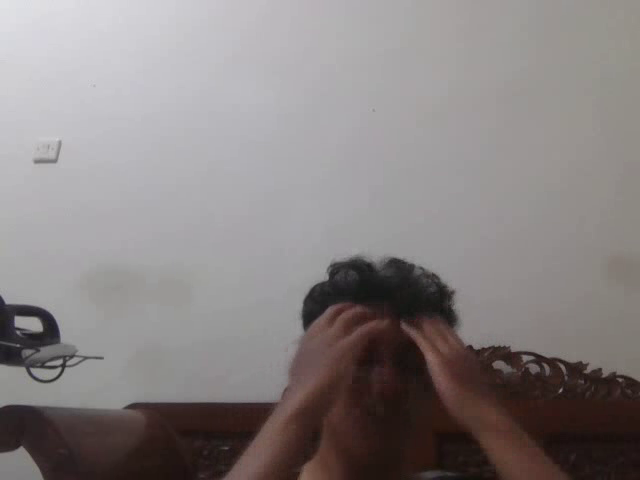
#> input picture frame 54 of video/video_sampling_16_19_02_2026.mp4, 640 x 480 px, given in place of the camera
$ python Object_Detection.py
#> lines starting #> are read from the running program, lines starting #| are printed output that depends on the picture
# [161 lines of commented-out code are left out]

import cv2
import numpy as np
import time
from datetime import datetime
import shared_state
from wp_config import (
    APPROACH_WP_INDEX_1, APPROACH_WP_INDEX_2,
    DROP_ZONE_WP_1, DROP_ZONE_WP_2
)

# ============================================================
# KONSTANTA KONFIGURASI
# ============================================================

LOOP_RATE    = 30
ENCODED_FPS  = 30

# Rekam video setelah overlay (True) atau sebelum (False)
RECORD_POST_EFFECT = True

# Deteksi aktif dari WP approach sampai WP drop selesai
DETECTION_WP_START_1 = APPROACH_WP_INDEX_1
DETECTION_WP_END_1   = DROP_ZONE_WP_1

DETECTION_WP_START_2 = APPROACH_WP_INDEX_2
DETECTION_WP_END_2   = DROP_ZONE_WP_2

# ============================================================
# FUNGSI HELPER DETEKSI
# ============================================================

def side_length(p1, p2):
    """Hitung panjang sisi antara dua titik"""
    return np.linalg.norm(p1 - p2)

# [82 lines left out: functions angle_between, detect_rectangle, not called in this run]

# ============================================================
# INISIALISASI
# ============================================================

print('[target_detection] Initializing...')

# Inisialisasi kamera
cap = cv2.VideoCapture(0)
if not cap.isOpened():
    print('[target_detection] ERROR: Kamera tidak terbuka')
    exit()

cap.set(cv2.CAP_PROP_FRAME_WIDTH,  640)
cap.set(cv2.CAP_PROP_FRAME_HEIGHT, 480)

frame_width  = int(cap.get(cv2.CAP_PROP_FRAME_WIDTH))
frame_height = int(cap.get(cv2.CAP_PROP_FRAME_HEIGHT))
print(f'[target_detection] Kamera siap: {frame_width}x{frame_height}')

# Inisialisasi CLAHE dan kernel morfologi
clahe        = cv2.createCLAHE(clipLimit=2.0, tileGridSize=(8, 8))
morph_kernel = cv2.getStructuringElement(cv2.MORPH_RECT, (3, 3))

# Inisialisasi video recorder
fourcc = cv2.VideoWriter_fourcc(*'PIM1')
out    = cv2.VideoWriter(
    datetime.now().strftime('%Y-%m-%d_%H_%M_%S') + '.avi',
    fourcc,
    ENCODED_FPS,
    (frame_width, frame_height)
)
print('[target_detection] Video recorder siap')
print('[target_detection] Initialization complete')

# ============================================================
# MAIN LOOP
# ============================================================

while True:
    loop_start = time.time()

    # Baca frame dari kamera
    ret, frame = cap.read()
#> frame is the input picture: shape (480, 640, 3); mean B, G, R 130.1, 130.2, 136.2
    if not ret:
        print('[target_detection] ERROR: Kamera tertutup, mencoba membuka ulang...')
        cap = cv2.VideoCapture(0)
        continue

    # Flip frame (kamera terbalik)
    frame = cv2.flip(frame, 1)
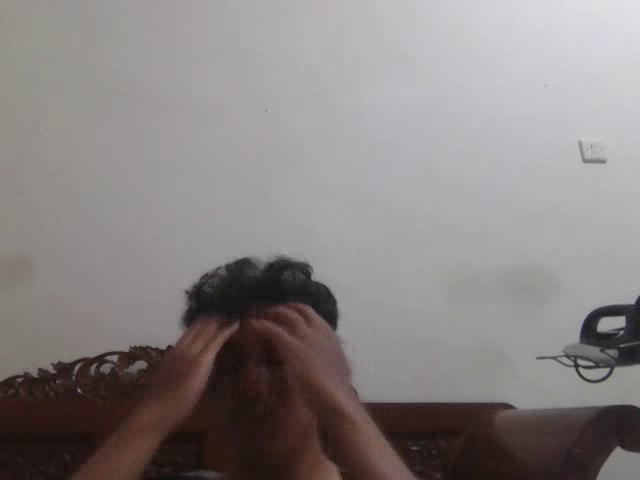
#> frame: shape (480, 640, 3); mean B, G, R 130.1, 130.2, 136.2

    # Rekam frame SEBELUM overlay jika RECORD_POST_EFFECT = False
    if not RECORD_POST_EFFECT:
        out.write(frame)

    # Baca variabel drone dari shared_state
    with shared_state.lock:
        wp_reached          = shared_state.wp_reached
        alt                 = shared_state.alt
        pitch               = shared_state.pitch
        groundspeed         = shared_state.groundspeed
        airspeed            = shared_state.airspeed
        rudder_out_pwm      = shared_state.rudder_out_pwm
        payload_out_pwm     = shared_state.payload_out_pwm
        throttle_percentage = shared_state.throttle_percentage
        fcu_connected       = shared_state.fcu_connected
        fcu_mode            = shared_state.fcu_mode
        is_target_aligned   = shared_state.is_target_aligned
        drop_travel_dist    = shared_state.drop_travel_dist
        coord_dist          = shared_state.coord_dist
        is_payload_dropped  = shared_state.is_payload_dropped

    # --------------------------------------------------------
    # CEK APAKAH DETEKSI PERLU DIAKTIFKAN
    # --------------------------------------------------------
    detection_active = (
        (DETECTION_WP_START_1 <= wp_reached <= DETECTION_WP_END_1 and fcu_mode == "AUTO") or
        (DETECTION_WP_START_2 <= wp_reached <= DETECTION_WP_END_2 and fcu_mode == "AUTO")
    )

    if detection_active:
        # --------------------------------------------------------
        # JALANKAN DETEKSI SEGI EMPAT
        # --------------------------------------------------------
        cx, cy, approx, edges = detect_rectangle(frame)

        if cx is not None:
            # Target terdeteksi
            print(f'[target_detection] Target terdeteksi di ({cx},{cy})')

            # Tulis hasil ke shared_state
            with shared_state.lock:
                shared_state.target_x           = cx / frame_width
                shared_state.is_target_detected = True

            # Gambar kontur & titik tengah
            cv2.drawContours(frame, [approx], -1, (0, 255, 0), 3)
            cv2.circle(frame, (cx, cy), 5, (255, 255, 255), -1)

            # Label deteksi
            cv2.putText(frame, 'DETECTED: TRUE', (10, 20),
                        cv2.FONT_HERSHEY_SIMPLEX, 0.5, (0, 255, 0), 2)
            cv2.putText(frame, f'TARGET X: {cx/frame_width:.2f}', (cx+10, cy+5),
                        cv2.FONT_HERSHEY_SIMPLEX, 0.5, (255, 0, 0), 2)

            # Status alignment
            if is_target_aligned:
                cv2.putText(frame, 'TARGET ALIGNED: TRUE', (10, 300),
                            cv2.FONT_HERSHEY_SIMPLEX, 0.5, (0, 255, 0), 2)
            else:
                cv2.putText(frame, 'TARGET ALIGNED: FALSE', (10, 300),
                            cv2.FONT_HERSHEY_SIMPLEX, 0.5, (0, 0, 255), 2)

            # Drop travel distance
            cv2.putText(frame, f'DROP TRAVEL DIST: {drop_travel_dist:.2f}', (10, 320),
                        cv2.FONT_HERSHEY_SIMPLEX, 0.5, (0, 255, 0), 2)
            cv2.putText(frame, f'COORD DIST: {coord_dist:.2f} m', (10, 340),
                        cv2.FONT_HERSHEY_SIMPLEX, 0.5, (255, 0, 0), 2)
            cv2.putText(frame, f'PAYLOAD DROPPED: {is_payload_dropped}', (10, 360),
                        cv2.FONT_HERSHEY_SIMPLEX, 0.5, (0, 255, 0) if is_payload_dropped else (0, 0, 255), 2)

        else:
            # Target tidak terdeteksi
            with shared_state.lock:
                shared_state.is_target_detected = False

            cv2.putText(frame, 'DETECTED: FALSE', (10, 20),
                        cv2.FONT_HERSHEY_SIMPLEX, 0.5, (0, 0, 255), 2)

        # Tampilkan hasil edge detection
        cv2.imshow('Canny Edges', edges)

    else:
        # Deteksi tidak aktif di luar drop zone
        with shared_state.lock:
            shared_state.is_target_detected = False

        cv2.putText(frame, 'DETECTED: FALSE', (10, 20),
                    cv2.FONT_HERSHEY_SIMPLEX, 0.5, (0, 0, 255), 2)

    # --------------------------------------------------------
    # OVERLAY TELEMETRI (selalu tampil di setiap frame)
    # --------------------------------------------------------

    # Status FCU
    if fcu_connected:
        cv2.putText(frame, f'MODE: {fcu_mode}', (10, 40),
                    cv2.FONT_HERSHEY_SIMPLEX, 0.5, (0, 255, 0), 2)
    else:
        cv2.putText(frame, 'MODE: DISCONNECTED', (10, 40),
                    cv2.FONT_HERSHEY_SIMPLEX, 0.5, (0, 0, 255), 2)

    # Status payload
    if payload_out_pwm == 1495:
        cv2.putText(frame, 'PAYLOAD 1 DROPPED: TRUE',  (10, 60),
                    cv2.FONT_HERSHEY_SIMPLEX, 0.5, (0, 255, 0), 2)
        cv2.putText(frame, 'PAYLOAD 2 DROPPED: FALSE', (10, 80),
                    cv2.FONT_HERSHEY_SIMPLEX, 0.5, (0, 0, 255), 2)
    elif payload_out_pwm == 875:
        cv2.putText(frame, 'PAYLOAD 1 DROPPED: TRUE', (10, 60),
                    cv2.FONT_HERSHEY_SIMPLEX, 0.5, (0, 255, 0), 2)
        cv2.putText(frame, 'PAYLOAD 2 DROPPED: TRUE', (10, 80),
                    cv2.FONT_HERSHEY_SIMPLEX, 0.5, (0, 255, 0), 2)

    # Data telemetri
    cv2.putText(frame, f'REACHED WP: {wp_reached}',            (10, 100),
                cv2.FONT_HERSHEY_SIMPLEX, 0.5, (0, 255, 0), 2)
    cv2.putText(frame, f'ALTITUDE: {alt:.2f} m',               (10, 120),
                cv2.FONT_HERSHEY_SIMPLEX, 0.5, (0, 255, 0), 2)
    cv2.putText(frame, f'GROUNDSPEED: {groundspeed:.2f} m/s',  (10, 140),
                cv2.FONT_HERSHEY_SIMPLEX, 0.5, (0, 255, 0), 2)
    cv2.putText(frame, f'AIRSPEED: {airspeed:.2f} m/s',        (10, 160),
                cv2.FONT_HERSHEY_SIMPLEX, 0.5, (0, 255, 0), 2)
    cv2.putText(frame, f'RUDDER PWM: {rudder_out_pwm:.0f}',    (10, 180),
                cv2.FONT_HERSHEY_SIMPLEX, 0.5, (0, 255, 0), 2)
    cv2.putText(frame, f'PITCH: {pitch:.2f} deg',              (10, 200),
                cv2.FONT_HERSHEY_SIMPLEX, 0.5, (0, 255, 0), 2)
    cv2.putText(frame, f'THROTTLE: {throttle_percentage:.1f}%',(10, 220),
                cv2.FONT_HERSHEY_SIMPLEX, 0.5, (0, 255, 0), 2)
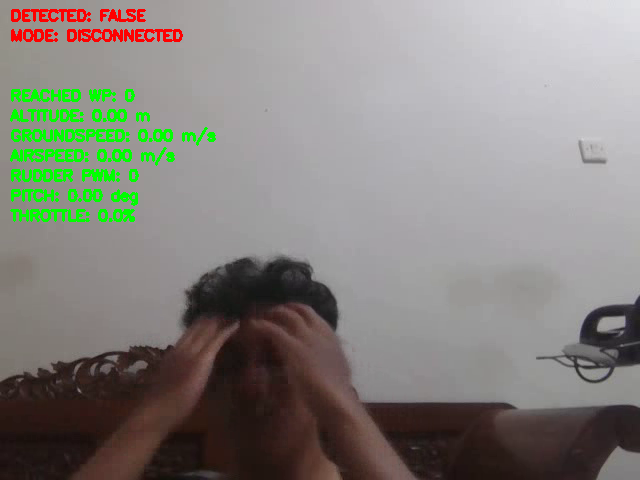
#> frame: shape (480, 640, 3); mean B, G, R 125.6, 131.6, 133.4

    # --------------------------------------------------------
    # REKAM & TAMPILKAN FRAME
    # --------------------------------------------------------

    # Rekam frame SETELAH overlay jika RECORD_POST_EFFECT = True
    if RECORD_POST_EFFECT:
        out.write(frame)

    cv2.imshow('Target Detection', frame)

    # Tekan ESC untuk keluar
    if cv2.waitKey(1) & 0xFF == 27:
#> (key Esc is pressed here)
        break

    # Jaga loop rate
    elapsed = time.time() - loop_start
    sleep_time = (1.0 / LOOP_RATE) - elapsed
    if sleep_time > 0:
        time.sleep(sleep_time)

# ============================================================
# CLEANUP
# ============================================================

print('[target_detection] Shutting down...')
cap.release()
out.release()
cv2.destroyAllWindows()
print('[target_detection] Shutdown complete')

$ run again, starting later in the video
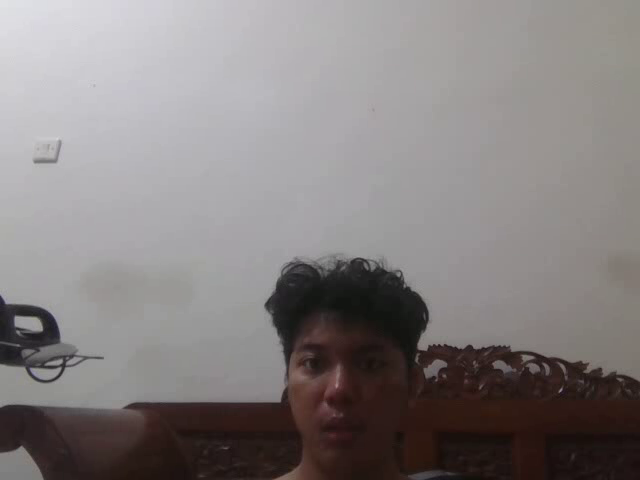
#> input picture frame 246 of video/video_sampling_16_19_02_2026.mp4, 640 x 480 px, given in place of the camera
#> frame is the input picture: shape (480, 640, 3); mean B, G, R 128.1, 128.2, 133.4
#> `frame = cv2.flip(frame, 1)`:
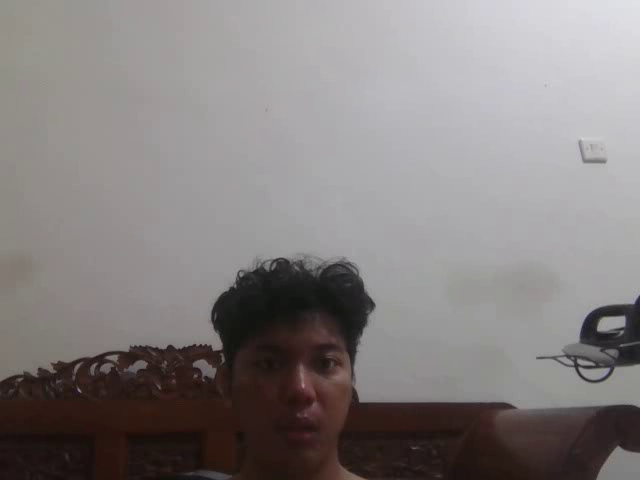
#> frame: shape (480, 640, 3); mean B, G, R 128.1, 128.2, 133.4
#> `cv2.putText(frame, f'THROTTLE: {throttle_percentage:.1f}%',(10, 220), ..`:
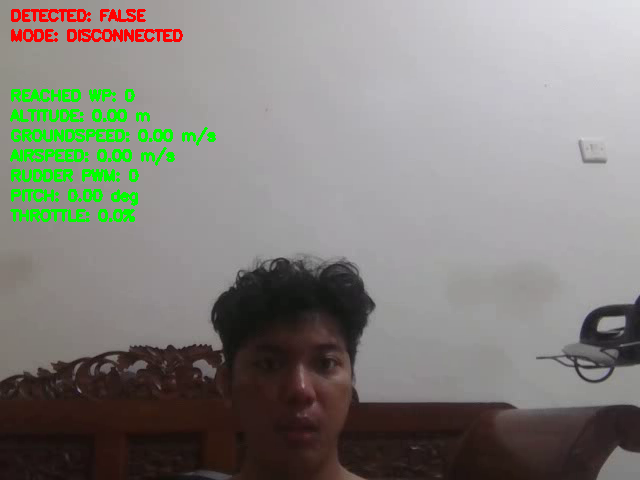
#> frame: shape (480, 640, 3); mean B, G, R 123.7, 129.6, 130.7

$ run again, starting later in the video
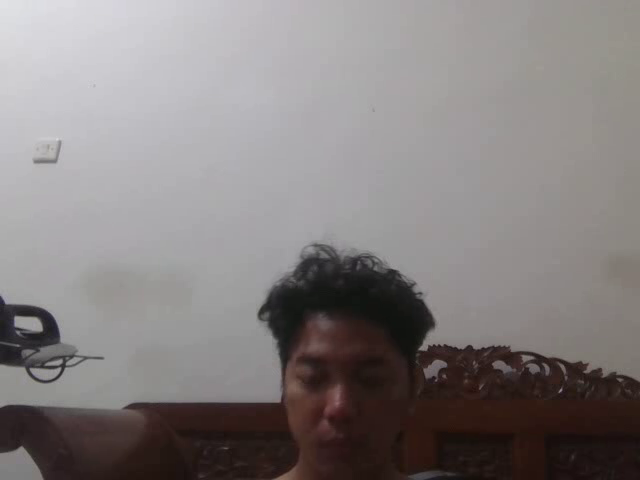
#> input picture frame 438 of video/video_sampling_16_19_02_2026.mp4, 640 x 480 px, given in place of the camera
#> frame is the input picture: shape (480, 640, 3); mean B, G, R 127.6, 127.8, 133
#> `frame = cv2.flip(frame, 1)`:
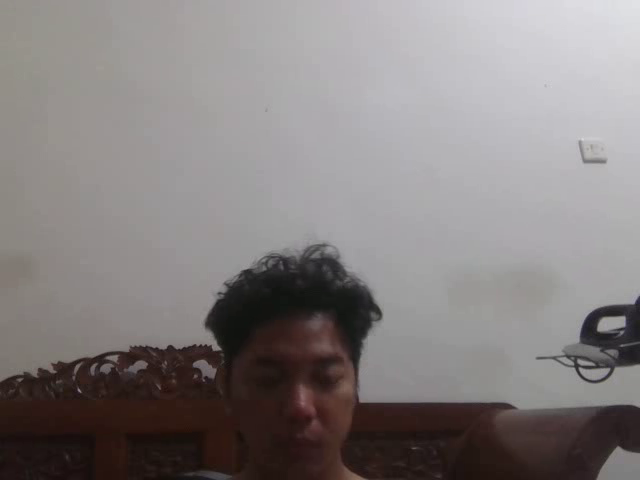
#> frame: shape (480, 640, 3); mean B, G, R 127.6, 127.8, 133
#> `cv2.putText(frame, f'THROTTLE: {throttle_percentage:.1f}%',(10, 220), ..`:
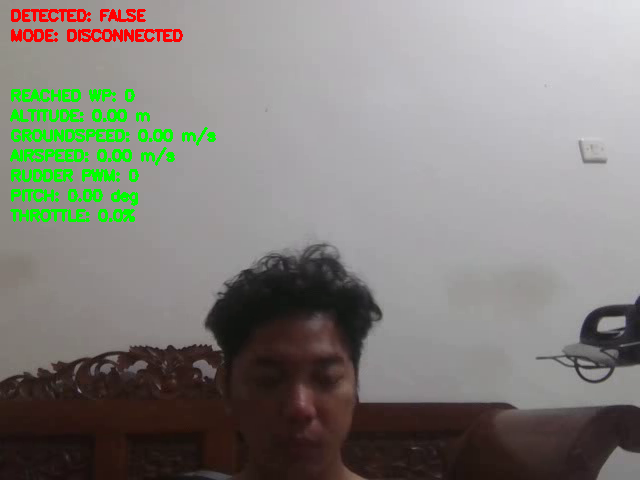
#> frame: shape (480, 640, 3); mean B, G, R 123.2, 129.2, 130.3
